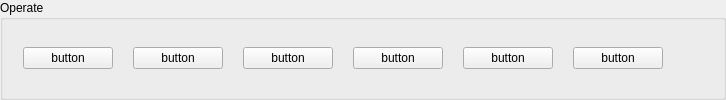
        <widget class="QGroupBox" name="Operate_2">
         <property name="minimumSize">
          <size>
           <width>300</width>
           <height>0</height>
          </size>
         </property>
         <property name="maximumSize">
          <size>
           <width>16777215</width>
           <height>16777215</height>
          </size>
         </property>
         <property name="cursor">
          <cursorShape>PointingHandCursor</cursorShape>
         </property>
         <property name="title">
          <string>Operate</string>
         </property>
         <layout class="QGridLayout" name="gridLayout_9">
          <property name="leftMargin">
           <number>20</number>
          </property>
          <property name="topMargin">
           <number>10</number>
          </property>
          <property name="rightMargin">
           <number>20</number>
          </property>
          <property name="bottomMargin">
           <number>10</number>
          </property>
          <property name="horizontalSpacing">
           <number>20</number>
          </property>
          <property name="verticalSpacing">
           <number>0</number>
          </property>
          <item row="0" column="3">
           <widget class="QPushButton" name="general_operate_Button_04">
            <property name="sizePolicy">
             <sizepolicy hsizetype="Preferred" vsizetype="Fixed">
              <horstretch>0</horstretch>
              <verstretch>0</verstretch>
             </sizepolicy>
            </property>
            <property name="minimumSize">
             <size>
              <width>90</width>
              <height>0</height>
             </size>
            </property>
            <property name="font">
             <font>
              <family>Microsoft YaHei UI</family>
              <pointsize>9</pointsize>
             </font>
            </property>
            <property name="cursor">
             <cursorShape>PointingHandCursor</cursorShape>
            </property>
            <property name="text">
             <string>button</string>
            </property>
           </widget>
          </item>
          <item row="0" column="6">
           <spacer name="horizontalSpacer_9">
            <property name="orientation">
             <enum>Qt::Horizontal</enum>
            </property>
            <property name="sizeHint" stdset="0">
             <size>
              <width>40</width>
              <height>20</height>
             </size>
            </property>
           </spacer>
          </item>
          <item row="0" column="1">
           <widget class="QPushButton" name="general_operate_Button_02">
            <property name="sizePolicy">
             <sizepolicy hsizetype="Preferred" vsizetype="Fixed">
              <horstretch>0</horstretch>
              <verstretch>0</verstretch>
             </sizepolicy>
            </property>
            <property name="minimumSize">
             <size>
              <width>90</width>
              <height>0</height>
             </size>
            </property>
            <property name="font">
             <font>
              <family>Microsoft YaHei UI</family>
              <pointsize>9</pointsize>
             </font>
            </property>
            <property name="cursor">
             <cursorShape>PointingHandCursor</cursorShape>
            </property>
            <property name="text">
             <string>button</string>
            </property>
           </widget>
          </item>
          <item row="0" column="4">
           <widget class="QPushButton" name="general_operate_Button_05">
            <property name="sizePolicy">
             <sizepolicy hsizetype="Preferred" vsizetype="Fixed">
              <horstretch>0</horstretch>
              <verstretch>0</verstretch>
             </sizepolicy>
            </property>
            <property name="minimumSize">
             <size>
              <width>90</width>
              <height>0</height>
             </size>
            </property>
            <property name="font">
             <font>
              <family>Microsoft YaHei UI</family>
              <pointsize>9</pointsize>
             </font>
            </property>
            <property name="cursor">
             <cursorShape>PointingHandCursor</cursorShape>
            </property>
            <property name="text">
             <string>button</string>
            </property>
           </widget>
          </item>
          <item row="0" column="0">
           <widget class="QPushButton" name="general_operate_Button_01">
            <property name="sizePolicy">
             <sizepolicy hsizetype="Preferred" vsizetype="Fixed">
              <horstretch>0</horstretch>
              <verstretch>0</verstretch>
             </sizepolicy>
            </property>
            <property name="minimumSize">
             <size>
              <width>90</width>
              <height>0</height>
             </size>
            </property>
            <property name="font">
             <font>
              <family>Microsoft YaHei UI</family>
              <pointsize>9</pointsize>
             </font>
            </property>
            <property name="cursor">
             <cursorShape>PointingHandCursor</cursorShape>
            </property>
            <property name="text">
             <string>button</string>
            </property>
           </widget>
          </item>
          <item row="0" column="2">
           <widget class="QPushButton" name="general_operate_Button_03">
            <property name="sizePolicy">
             <sizepolicy hsizetype="Preferred" vsizetype="Fixed">
              <horstretch>0</horstretch>
              <verstretch>0</verstretch>
             </sizepolicy>
            </property>
            <property name="minimumSize">
             <size>
              <width>90</width>
              <height>0</height>
             </size>
            </property>
            <property name="font">
             <font>
              <family>Microsoft YaHei UI</family>
              <pointsize>9</pointsize>
             </font>
            </property>
            <property name="cursor">
             <cursorShape>PointingHandCursor</cursorShape>
            </property>
            <property name="text">
             <string>button</string>
            </property>
           </widget>
          </item>
          <item row="0" column="5">
           <widget class="QPushButton" name="general_operate_Button_06">
            <property name="sizePolicy">
             <sizepolicy hsizetype="Preferred" vsizetype="Fixed">
              <horstretch>0</horstretch>
              <verstretch>0</verstretch>
             </sizepolicy>
            </property>
            <property name="minimumSize">
             <size>
              <width>90</width>
              <height>0</height>
             </size>
            </property>
            <property name="font">
             <font>
              <family>Microsoft YaHei UI</family>
              <pointsize>9</pointsize>
             </font>
            </property>
            <property name="cursor">
             <cursorShape>PointingHandCursor</cursorShape>
            </property>
            <property name="text">
             <string>button</string>
            </property>
           </widget>
          </item>
         </layout>
        </widget>
